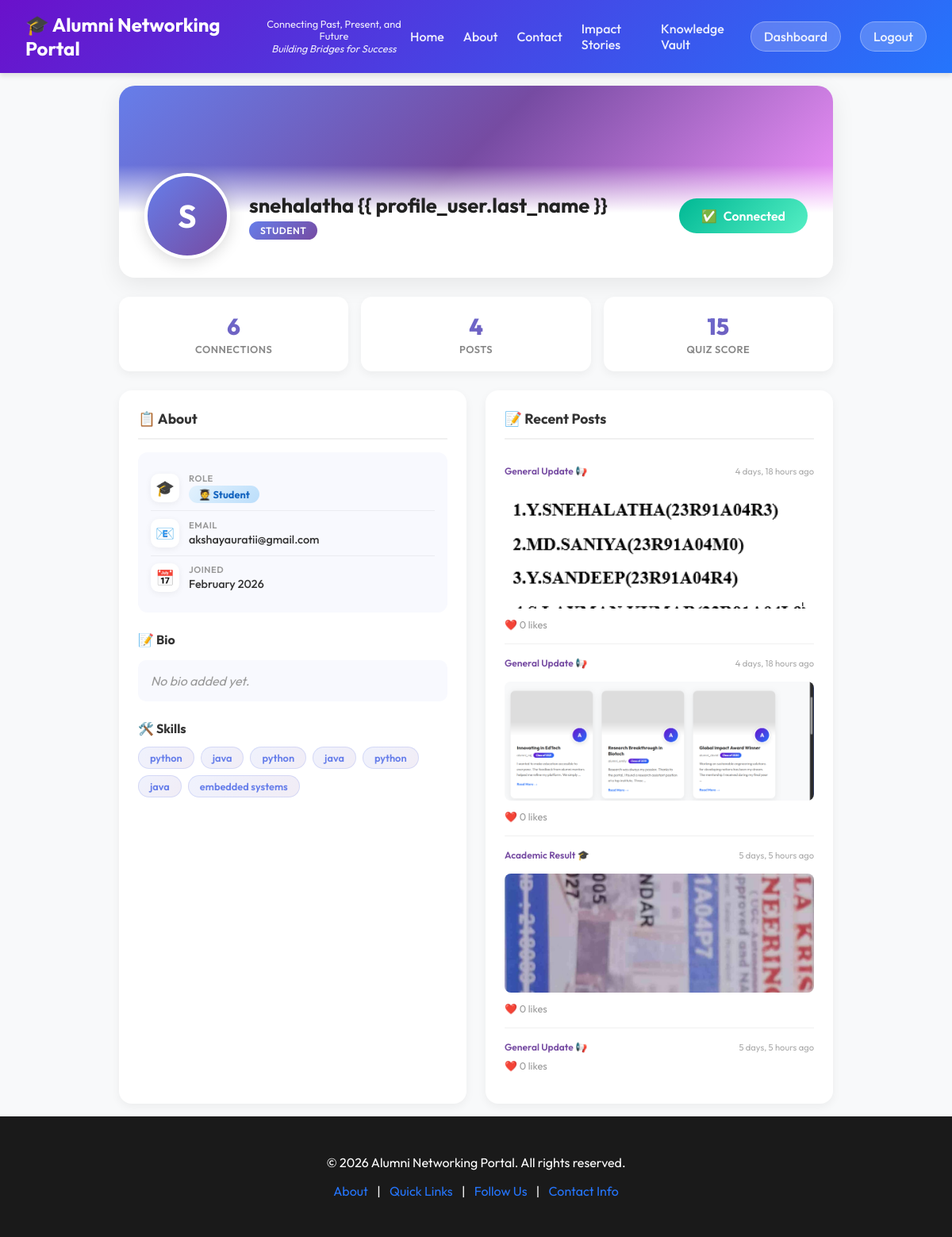
Page /profile/snehalatha/ (signed in) on the committed database.
### network/models.py (models this page shows, shortened)
class Profile(models.Model):
    USER_TYPE_CHOICES = (
        ('student', 'Student'),
        ('alumni', 'Alumni'),
        ('mentor', 'Mentor'),
        ('admin', 'Admin'),
    )
    user = models.OneToOneField(User, on_delete=models.CASCADE)
    user_type = models.CharField(max_length=10, choices=USER_TYPE_CHOICES, default='student')
    assessment_marks = models.IntegerField(default=0)
    bio = models.TextField(blank=True)
    skills = models.TextField(blank=True, help_text="Comma-separated skills")
    profile_picture = models.ImageField(upload_to='profile_pics', blank=True, null=True)
    government_internships = models.TextField(blank=True, help_text="Details of government internships")
    private_internships_jobs = models.TextField(blank=True, help_text="Details of private internships and jobs")

class CommunityPost(models.Model):
    CATEGORY_CHOICES = (
        ('certificate', 'Certificate 📜'),
        ('academic', 'Academic Result 🎓'),
        ('project', 'Project Showcase 💻'),
        ('general', 'General Update 📢'),
    )
    user = models.ForeignKey(User, on_delete=models.CASCADE)
    content = models.TextField(blank=True)
    image = models.ImageField(upload_to='community_images', blank=True, null=True)
    category = models.CharField(max_length=20, choices=CATEGORY_CHOICES, default='general')
    likes = models.ManyToManyField(User, related_name='liked_posts', blank=True)
    created_at = models.DateTimeField(auto_now_add=True)

### network/views.py (the view)
# urls.py: path('profile/<str:username>/', views.view_profile, name='view_profile'),
@login_required
def view_profile(request, username):
    profile_user = get_object_or_404(User, username=username)
    profile = profile_user.profile
    is_connected = Connection.objects.filter(
        user=request.user, connected_user=profile_user
    ).exists() or Connection.objects.filter(
        user=profile_user, connected_user=request.user
    ).exists()
    user_posts = CommunityPost.objects.filter(user=profile_user).order_by('-created_at')[:5]
    connection_count = Connection.objects.filter(
        Q(user=profile_user) | Q(connected_user=profile_user)
    ).count()
    skills_list = [s.strip() for s in profile.skills.split(',') if s.strip()] if profile.skills else []
    context = {
        'profile_user': profile_user,
        'profile': profile,
        'is_connected': is_connected,
        'user_posts': user_posts,
        'connection_count': connection_count,
        'is_own_profile': request.user == profile_user,
        'skills_list': skills_list,
    }
    return render(request, 'view_profile.html', context)

### templates/view_profile.html (shortened to what this page needs)
{% extends 'base.html' %}
{% block content %}
<div class="profile-page">
    <div class="profile-header">
        <div class="profile-cover"></div>
        <div class="profile-info-wrapper">
            <div class="profile-avatar-large">
                {% if profile.profile_picture %}
                <img src="{{ profile.profile_picture.url }}" alt="{{ profile_user.username }}">
                {% else %}
                <span class="avatar-initial">{{ profile_user.username|first|upper }}</span>
                {% endif %}
            </div>
            <div class="profile-details">
                <h1 class="profile-name">{{ profile_user.first_name|default:profile_user.username }} {{
                    profile_user.last_name }}</h1>
                <span class="profile-type-badge">{{ profile.get_user_type_display }}</span>
            </div>
            <div class="profile-actions">
                {% if is_own_profile %}
                <a href="{% url 'edit_profile' %}" class="btn-edit-profile">✏️ Edit Profile</a>
                {% else %}
                {% if is_connected %}
                <button class="btn-connected" disabled>
                    <span>✅</span> Connected
                </button>
                {% else %}
                <button class="btn-connect" id="connectBtn" onclick="connectWithUser()">
                    <span>🤝</span> Connect
                </button>
                {% endif %}
                {% endif %}
            </div>
        </div>
    </div>
    <div class="profile-stats">
        <div class="stat-item">
            <span class="stat-number">{{ connection_count }}</span>
            <span class="stat-label">Connections</span>
        </div>
        <div class="stat-item">
            <span class="stat-number">{{ user_posts|length }}</span>
            <span class="stat-label">Posts</span>
        </div>
        <div class="stat-item">
            <span class="stat-number">{{ profile.assessment_marks }}</span>
            <span class="stat-label">Quiz Score</span>
        </div>
    </div>
    <div class="profile-content">
        <div class="profile-card">
            <h3 class="card-title">📋 About</h3>
            <div class="info-section">
                <div class="info-row">
                    <span class="info-icon">🎓</span>
                    <div>
                        <span class="info-label">Role</span>
                        <span class="info-value">
                            {% if profile.user_type == 'student' %}
                            <span class="role-badge role-student">🧑‍🎓 Student</span>
                            {% elif profile.user_type == 'alumni' %}
                            <span class="role-badge role-alumni">🎓 Alumni</span>
                            {% elif profile.user_type == 'mentor' %}
                            <span class="role-badge role-mentor">🧑‍🏫 Mentor</span>
                            {% else %}
                            <span class="role-badge">{{ profile.get_user_type_display }}</span>
                            {% endif %}
                        </span>
                    </div>
                </div>
                <div class="info-row">
                    <span class="info-icon">📧</span>
                    <div>
                        <span class="info-label">Email</span>
                        <span class="info-value">{{ profile_user.email|default:"Not provided" }}</span>
                    </div>
                </div>
                <div class="info-row">
                    <span class="info-icon">📅</span>
                    <div>
                        <span class="info-label">Joined</span>
                        <span class="info-value">{{ profile_user.date_joined|date:"F Y" }}</span>
                    </div>
                </div>
            </div>
            <h4 style="margin-top: 1.5rem; margin-bottom: 0.8rem; color: #333;">📝 Bio</h4>
            {% if profile.bio %}
            <p
                style="color: #555; line-height: 1.6; background: #f8f9fe; padding: 1rem; border-radius: 10px; border-left: 3px solid #667eea;">
                {{ profile.bio }}</p>
            {% else %}
            <p style="color: #999; font-style: italic; background: #f8f9fe; padding: 1rem; border-radius: 10px;">No bio
                added yet.</p>
            {% endif %}
            <h4 style="margin-top: 1.5rem; margin-bottom: 0.8rem; color: #333;">🛠️ Skills</h4>
            {% if skills_list %}
            <div class="skills-tags">
                {% for skill in skills_list %}
                <span class="skill-tag">{{ skill }}</span>
                {% endfor %}
            </div>
            {% else %}
            <p style="color: #999; font-style: italic; font-size: 0.9rem;">No skills added yet.</p>
            {% endif %}
        </div>
        <div class="profile-card">
            <h3 class="card-title">📝 Recent Posts</h3>
            {% for post in user_posts %}
            <div class="mini-post">
                <div class="mini-post-header">
                    <span class="mini-post-category">{{ post.get_category_display }}</span>
                    <span class="mini-post-time">{{ post.created_at|timesince }} ago</span>
                </div>
                {% if post.image %}
                <img src="{{ post.image.url }}" alt="Post" class="mini-post-image">
                {% endif %}
                <div class="mini-post-footer">
                    <span>❤️ {{ post.likes.count }} likes</span>
                </div>
            </div>
            {% empty %}
            <p style="color: #999; text-align: center; padding: 2rem; font-style: italic;">No posts yet.</p>
            {% endfor %}
        </div>
    </div>
</div>
{% endblock %}

### templates/base.html (style rules this page uses)
:root { --primary-color: #6a11cb; --secondary-color: #2575fc; --accent-color: #ff9a9e; --text-color: #333; --bg-color: #f8f9fa; --glass-bg: rgba(255, 255, 255, 0.85); --glass-border: rgba(255, 255, 255, 0.3); }
body { font-family: 'Outfit', sans-serif; margin: 0; padding: 0; background-color: var(--bg-color); color: var(--text-color); display: flex; flex-direction: column; min-height: 100vh; }

### rows in the picture
Profile: user_type "STUDENT", assessment_marks "15"
CommunityPost: category "General Update 📢", created_at "4 days, 18 hours", image (picture), likes.count "0"
CommunityPost: category "General Update 📢", created_at "4 days, 18 hours", image (picture), likes.count "0"
CommunityPost: category "Academic Result 🎓", created_at "5 days, 5 hours", image (picture), likes.count "0"
CommunityPost: category "General Update 📢", created_at "5 days, 5 hours", likes.count "0"

### other values in the picture
{{ profile_user.username|first|upper }} "S"
{{ profile_user.first_name|default:profile_user.username }} "snehalatha"
{{ connection_count }} "6"
{{ user_posts|length }} "4"
{{ profile_user.email|default:"Not provided" }} "akshayauratii@gmail.com"
{{ profile_user.date_joined|date:"F Y" }} "February 2026"
{{ skill }} "python" "java" "python" "java" "python" "java" "embedded systems"
